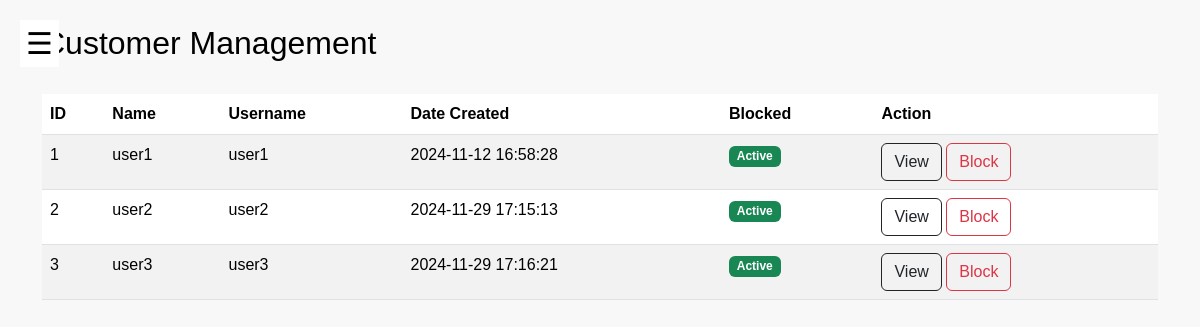
Page /customer_admin on the committed database.
### models.py (models this page shows, shortened)
class CheckPassword:
    def check_password(self, password):
        return bcrypt.checkpw(password.encode('utf-8'), self.password.encode('utf-8'))

class Customer(db.Model, CheckPassword):
    id = db.Column(db.Integer, primary_key=True)
    name = db.Column(db.String(100), nullable=False)
    username = db.Column(db.String(100), unique=True)
    password = db.Column(db.String(100))
    date_created = db.Column(db.DateTime, default=func.current_timestamp())
    blocked = db.Column(db.Boolean, default=False)

### app.py (the view)
@app.route('/customer_admin')
def customer_admin():
    customers = Customer.query.all()
    return render_template('customer_admin.html', customers=customers, active_page='customers')

### templates/customer_admin.html (shortened to what this page needs)
{% extends 'layout.html' %}
{% block more_css %}
<link rel="stylesheet" href="{{ url_for('static', filename='css/customer_dashboard.css') }}">
{% endblock %}
{% block content %}
<button class="open-btn" onclick="toggleNavbar()">☰</button>
<div class="container">
  <br>
  <h2>Customer Management</h2>
  <br>
  <table class="table table-striped">
    <thead>
      <tr>
        <th>ID</th>
        <th>Name</th>
        <th>Username</th>
        <th>Date Created</th>
        <th>Blocked</th>
        <th>Action</th>
      </tr>
    </thead>
    <tbody>
      {% for customer in customers %}
      <tr>
        <td>{{ customer.id }}</td>
        <td>{{ customer.name }}</td>
        <td>{{ customer.username }}</td>
        <td>{{ customer.date_created }}</td>
        <td>
          {% if customer.blocked %}
          <span class="badge bg-danger">Blocked</span>
          {% else %}
          <span class="badge bg-success">Active</span>
          {% endif %}
        </td>
        <td>
          <a href="{{ url_for('view_customer', customer_id=customer.id) }}" class="btn btn-outline-dark">View</a>
          {% if customer.blocked %}
          <form action="{{ url_for('unblock_customer', customer_id=customer.id) }}" method="POST"
            style="display:inline;">
            <button type="submit" class="btn btn-outline-success">Unblock</button>
          </form>
          {% else %}
          <form action="{{ url_for('block_customer', customer_id=customer.id) }}" method="POST" style="display:inline;">
            <button type="submit" class="btn btn-outline-danger">Block</button>
          </form>
          {% endif %}
        </td>
      </tr>
      {% endfor %}
    </tbody>
  </table>
</div>
{% endblock %}

### static/css/customer_dashboard.css (style rules this page uses)
body { font-family: Arial, sans-serif; margin: 0; padding: 0; background-color: #f8f8f8; color: black; }
.open-btn { font-size: 30px; cursor: pointer; position: fixed; top: 20px; left: 20px; background-color: white; border: none; }

### rows in the picture
Customer: id "1", name "user1", username "user1", date_created "2024-11-12 16:58:28", blocked "Active"
Customer: id "2", name "user2", username "user2", date_created "2024-11-29 17:15:13", blocked "Active"
Customer: id "3", name "user3", username "user3", date_created "2024-11-29 17:16:21", blocked "Active"
